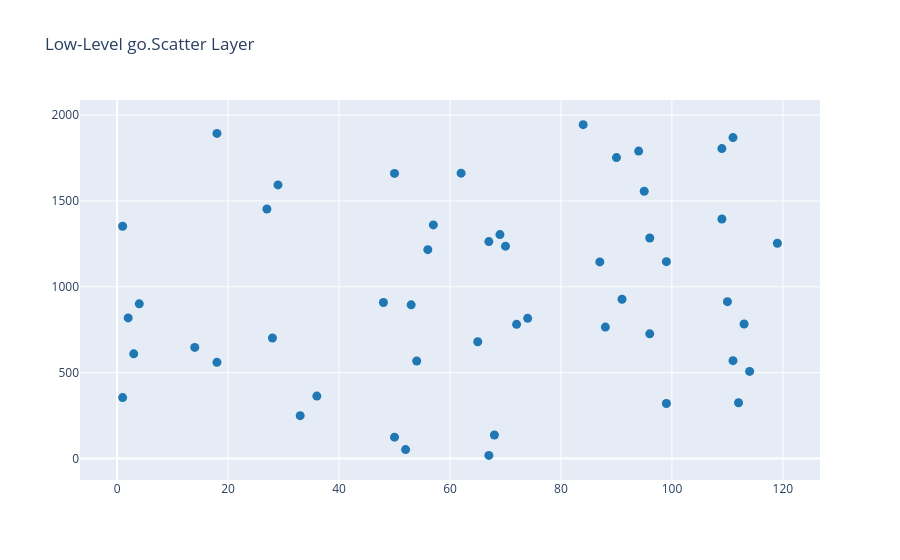

Notebook code for this chart:
### Markdown cell above
## 🔹 Low-Level Scatter & Line Traces: `go.Scatter()`

### 1. What is this?
`go.Scatter()` gives you 100% manual control over marker shapes, line styles, and colors.

### 2. Why do we use it?
Use Graph Objects (`go`) when you need fine-grained control that Plotly Express doesn't expose.

### 3. Syntax & Parameters
```python
trace = go.Scatter(x=..., y=..., mode='lines+markers', marker=dict(color='blue'))
fig = go.Figure(data=[trace])
```

### Code cell
scat_trace = go.Scatter(
    x=df['account_age_months'].head(50), 
    y=df['transaction_amount'].head(50), 
    mode='markers', 
    marker=dict(size=9, color='#1f77b4', symbol='circle'), 
    name='Transactions'
)

fig = go.Figure(data=[scat_trace], layout=go.Layout(title='Low-Level go.Scatter Layer'))
fig.show()

### Figure 1 — Plotly figure (JSON) as saved in the notebook; plotly's stock layout.template omitted (floating-point values rounded to 4 significant figures)
{"data": [{"marker": {"color": "#1f77b4", "size": 9, "symbol": "circle"}, "mode": "markers", "name": "Transactions", "x": [56, 112, 68, 50, 96, 67, 72, 36, 65, 18, 54, 109, 3, 110, 91, 62, 67, 74, 1, 4, 87, 88, 50, 113, 18, 33, 69, 119, 1, 2, 84, 70, 52, 28, 111, 95, 27, 109, 99, 29, 114, 96, 53, 14, 57, 94, 90, 48, 111, 99], "y": [1216.0, 325.0, 136.7, 124.2, 1285.0, 1264.0, 781.6, 363.5, 679.9, 559.9, 567.7, 1805.0, 609.8, 913.7, 927.5, 1662.0, 18.19, 816.4, 354.7, 900.9, 1145.0, 765.4, 1661.0, 783.5, 1894.0, 249.3, 1304.0, 1254.0, 1353.0, 819.0, 1945.0, 1237.0, 51.76, 701.8, 1869.0, 1557.0, 1454.0, 1395.0, 320.6, 1594.0, 507.1, 726.1, 895.1, 646.9, 1361.0, 1790.0, 1753.0, 908.9, 570.0, 1147.0], "type": "scatter"}], "layout": {"title": {"text": "Low-Level go.Scatter Layer"}}}
